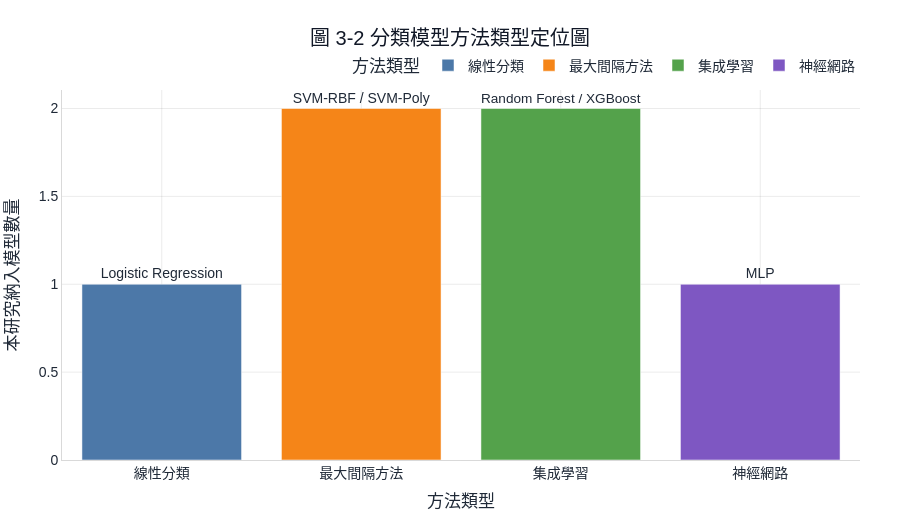

Notebook cell for this chart:
### Markdown cell above
### 圖 3-2 分類模型方法類型定位圖

**建議放置章節：機器學習分類模型 結尾**

圖說：本圖以方法類型呈現本研究分類模型之涵蓋範圍，說明模型比較同時納入線性分類、最大間隔方法、集成學習與神經網路等不同技術路徑。

### Code cell
type_df = pd.DataFrame({
    '方法類型': ['線性分類', '最大間隔方法', '集成學習', '神經網路'],
    '模型數量': [1, 2, 2, 1],
    '代表模型': ['Logistic Regression', 'SVM-RBF / SVM-Poly', 'Random Forest / XGBoost', 'MLP']
})
fig = px.bar(
    type_df,
    x='方法類型',
    y='模型數量',
    color='方法類型',
    text='代表模型',
    color_discrete_sequence=[COLOR_BLUE, COLOR_ORANGE, COLOR_GREEN, COLOR_PURPLE],
    title='圖 3-2 分類模型方法類型定位圖',
    labels={'模型數量': '本研究納入模型數量'}
)
fig.update_traces(textposition='outside', cliponaxis=False)
apply_thesis_theme(fig, height=520, legend_title='方法類型')
export_fig(fig, 'ch3_model_type_positioning.png', width=1200, height=520, scale=2)
fig.show()

### Figure 1 — Plotly figure (JSON) as saved in the notebook; plotly's stock layout.template omitted (floating-point values rounded to 4 significant figures)
{"data": [{"cliponaxis": false, "hovertemplate": "方法類型=%{x}<br>本研究納入模型數量=%{y}<br>代表模型=%{text}<extra></extra>", "legendgroup": "線性分類", "marker": {"color": "#4C78A8", "pattern": {"shape": ""}}, "name": "線性分類", "orientation": "v", "showlegend": true, "text": ["Logistic Regression"], "textposition": "outside", "type": "bar", "x": ["線性分類"], "xaxis": "x", "y": [1], "yaxis": "y"}, {"cliponaxis": false, "hovertemplate": "方法類型=%{x}<br>本研究納入模型數量=%{y}<br>代表模型=%{text}<extra></extra>", "legendgroup": "最大間隔方法", "marker": {"color": "#F58518", "pattern": {"shape": ""}}, "name": "最大間隔方法", "orientation": "v", "showlegend": true, "text": ["SVM-RBF / SVM-Poly"], "textposition": "outside", "type": "bar", "x": ["最大間隔方法"], "xaxis": "x", "y": [2], "yaxis": "y"}, {"cliponaxis": false, "hovertemplate": "方法類型=%{x}<br>本研究納入模型數量=%{y}<br>代表模型=%{text}<extra></extra>", "legendgroup": "集成學習", "marker": {"color": "#54A24B", "pattern": {"shape": ""}}, "name": "集成學習", "orientation": "v", "showlegend": true, "text": ["Random Forest / XGBoost"], "textposition": "outside", "type": "bar", "x": ["集成學習"], "xaxis": "x", "y": [2], "yaxis": "y"}, {"cliponaxis": false, "hovertemplate": "方法類型=%{x}<br>本研究納入模型數量=%{y}<br>代表模型=%{text}<extra></extra>", "legendgroup": "神經網路", "marker": {"color": "#7E57C2", "pattern": {"shape": ""}}, "name": "神經網路", "orientation": "v", "showlegend": true, "text": ["MLP"], "textposition": "outside", "type": "bar", "x": ["神經網路"], "xaxis": "x", "y": [1], "yaxis": "y"}], "layout": {"barmode": "relative", "font": {"color": "#1F2937", "family": "Microsoft JhengHei, Arial", "size": 14}, "height": 520, "legend": {"orientation": "h", "title": {"text": "方法類型"}, "tracegroupgap": 0, "x": 1, "xanchor": "right", "y": 1.02, "yanchor": "bottom"}, "margin": {"b": 60, "l": 60, "r": 40, "t": 90}, "paper_bgcolor": "white", "plot_bgcolor": "white", "title": {"font": {"color": "#111827", "size": 20}, "text": "圖 3-2 分類模型方法類型定位圖", "x": 0.5, "xanchor": "center"}, "xaxis": {"anchor": "y", "categoryarray": ["線性分類", "最大間隔方法", "集成學習", "神經網路"], "categoryorder": "array", "domain": [0, 1], "gridcolor": "rgba(0,0,0,0.08)", "linecolor": "rgba(0,0,0,0.15)", "showgrid": true, "title": {"text": "方法類型"}, "zeroline": false}, "yaxis": {"anchor": "x", "domain": [0, 1], "gridcolor": "rgba(0,0,0,0.08)", "linecolor": "rgba(0,0,0,0.15)", "showgrid": true, "title": {"text": "本研究納入模型數量"}, "zeroline": false}}}
